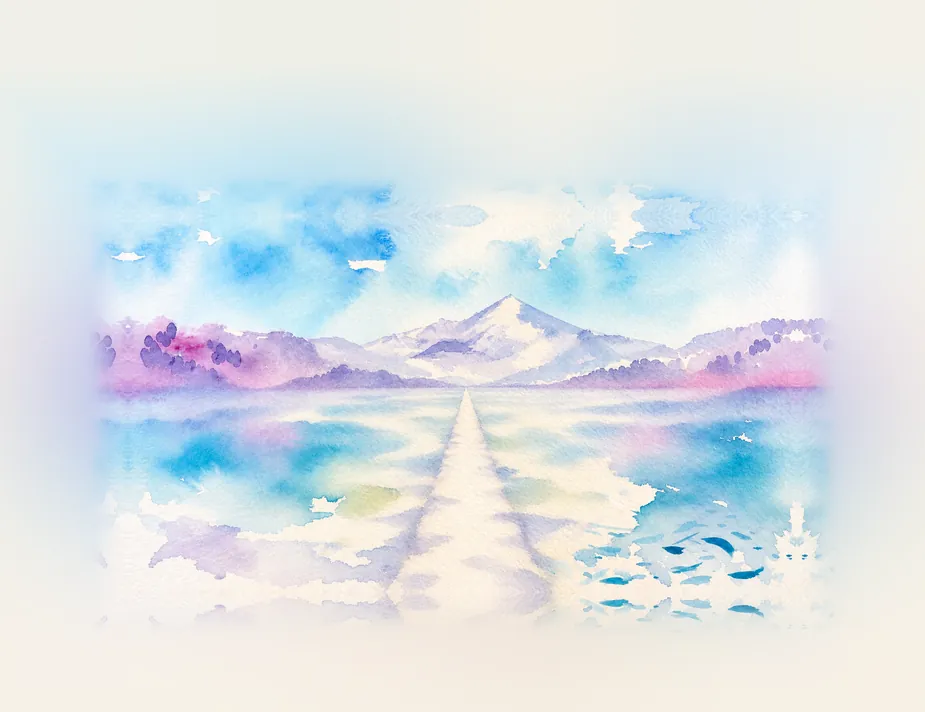
#> input picture assets/scene/backdrop-margins.webp, 925 x 712 px
$ python make_backdrop_margins.py ../assets/scene/backdrop-margins.webp ../assets/scene/backdrop-margins.webp
#> lines starting #> are read from the running program, lines starting #| are printed output that depends on the picture
"""Soft margins around the backdrop so the camera can pull back (zoom out).

Just past each edge the painting is mirrored (so there is no seam), and that
quickly melts into a soft wash that continues the edge colours outward, so
the extension reads as more sky / more paper rather than a reflection.

The page draws this small, low-resolution image first and the sharp
backdrop.webp on top of it, so only the soft margins come from here
(keeping each image small keeps drawing fast on phones).

usage: python3 tools/make_backdrop_wide.py "<background image with path.png>" assets/scene/backdrop-margins.webp
"""
import sys
import numpy as np
from PIL import Image, ImageFilter

SRC, OUT = sys.argv[1], sys.argv[2]
PAD = dict(l=320, r=320, t=540, b=300)   # must match CONFIG.backdrop.pad in scene.js

im = Image.open(SRC).convert('RGB').resize((1672, 941), Image.LANCZOS)
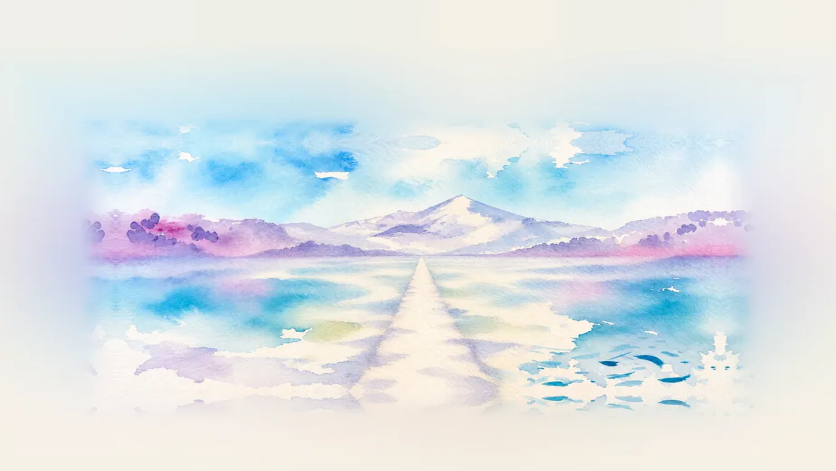
#> im: PIL image 1672x941 RGB (shown at 1/2 size); mean R, G, B 220.7, 228, 231.7
a = np.asarray(im).astype(np.float32)
mir = np.pad(a, ((PAD['t'], PAD['b']), (PAD['l'], PAD['r']), (0, 0)), mode='symmetric')
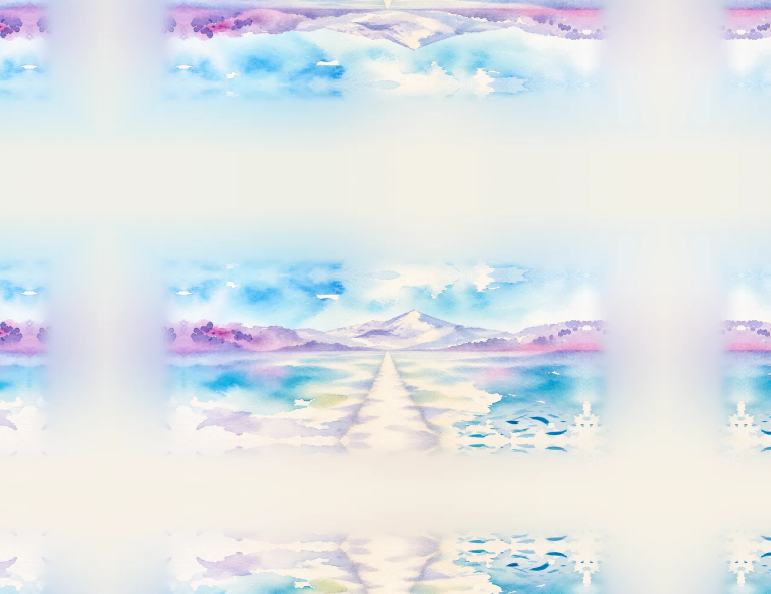
#> mir: shape (1781, 2312, 3) float32 (shown at 1/3 size); mean R, G, B 227.2, 233.1, 238.6
edge = np.pad(a, ((PAD['t'], PAD['b']), (PAD['l'], PAD['r']), (0, 0)), mode='edge')
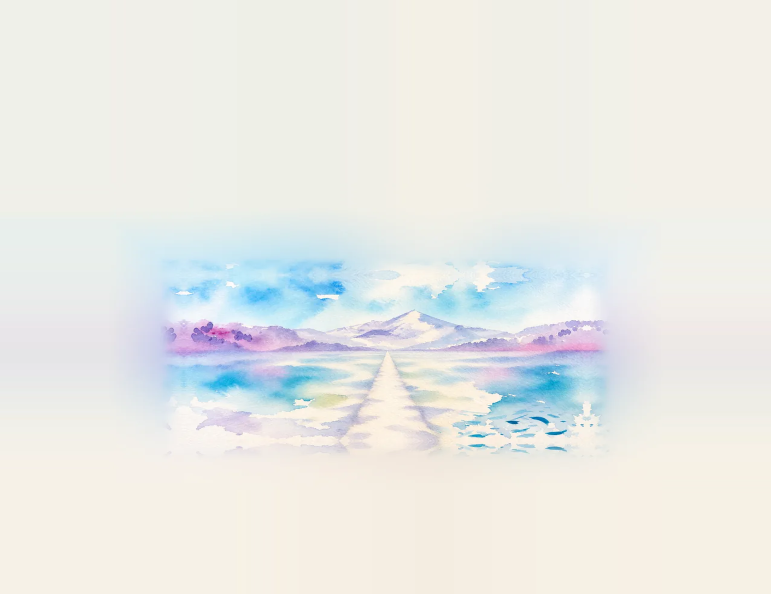
#> edge: shape (1781, 2312, 3) float32 (shown at 1/3 size); mean R, G, B 238.1, 240, 238.4
H, W = edge.shape[:2]
#> H = 1781; W = 2312
# very soft continuation of the edge colours (blurred at 1/8 size for speed)
small = Image.fromarray(edge.astype(np.uint8)).resize((W // 8, H // 8), Image.BILINEAR).filter(ImageFilter.GaussianBlur(22))
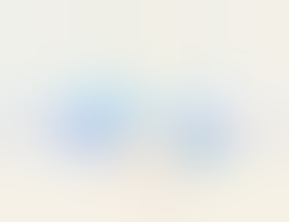
#> small: PIL image 289x222 RGB; mean R, G, B 233.6, 235, 231.4
soft = np.asarray(small.resize((W, H), Image.BICUBIC)).astype(np.float32)

y = np.arange(H)[:, None]; x = np.arange(W)[None, :]
#> after `y = np.arange(H)[:, None]`: y = 1781 values from 0 to 1780
# distance (px) outside the original painting
dy = np.maximum(PAD['t'] - y, y - (PAD['t'] + 940)).clip(0)
dx = np.maximum(PAD['l'] - x, x - (PAD['l'] + 1671)).clip(0)
d = np.maximum(dy, dx).astype(np.float32)
w = np.clip(d / 110, 0, 1)[..., None]
w = w * w * (3 - 2 * w)
# further out, the wash thins to bare paper (the site's paper colour)
PAPER = np.array([246, 241, 230], np.float32)
p = np.clip((d - 60) / 380, 0, 0.85)[..., None]
fill = soft * (1 - p) + PAPER * p
out = mir * (1 - w) + fill * w
SCALE = 0.4   # margins are soft, low resolution is plenty — must match CONFIG.backdrop.marginScale
marg = Image.fromarray(np.clip(out, 0, 255).astype(np.uint8))
marg = marg.resize((round(W * SCALE), round(H * SCALE)), Image.LANCZOS)
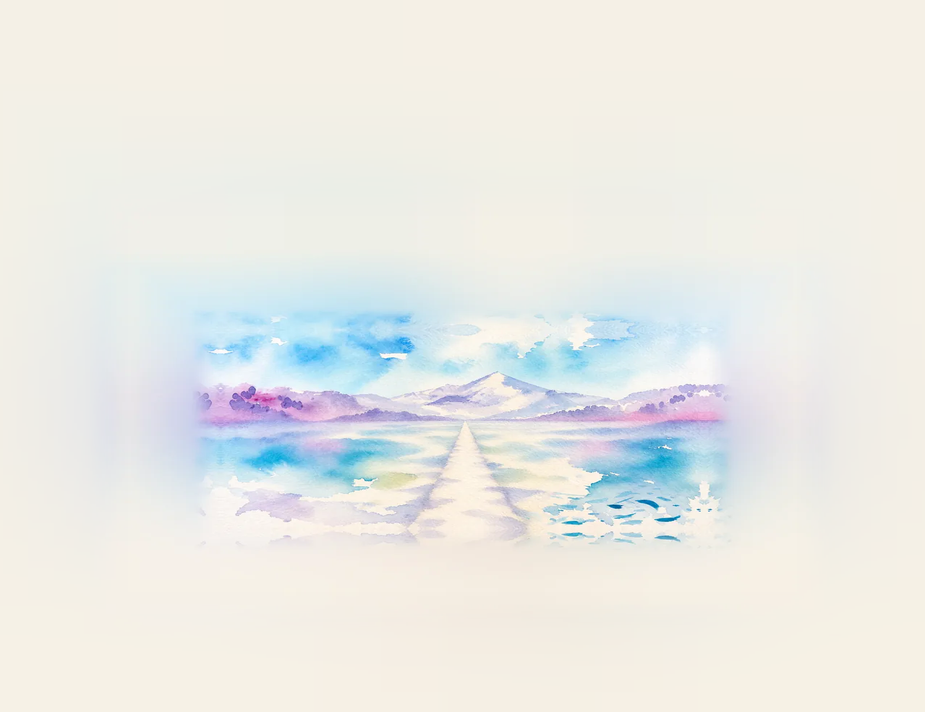
#> marg: PIL image 925x712 RGB; mean R, G, B 234.1, 234.9, 230.8
marg.save(OUT, 'WEBP', quality=80, method=6)
print('backdrop-margins', marg.size)
#| backdrop-margins (925, 712)

$ run again, with assets/scene/backdrop.webp copied over assets/scene/backdrop-margins.webp
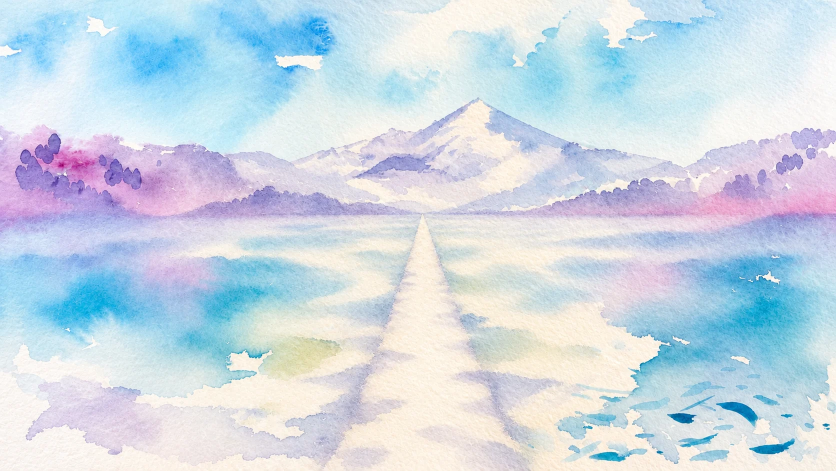
#> input picture assets/scene/backdrop.webp, 1672 x 941 px (shown at 1/2 size)
#> im is the input picture: PIL image 1672x941 RGB; mean R, G, B 204.8, 218, 229.7
#> `edge = np.pad(a, ((PAD['t'], PAD['b']), (PAD['l'], PAD['r']), (0, 0)),..`:
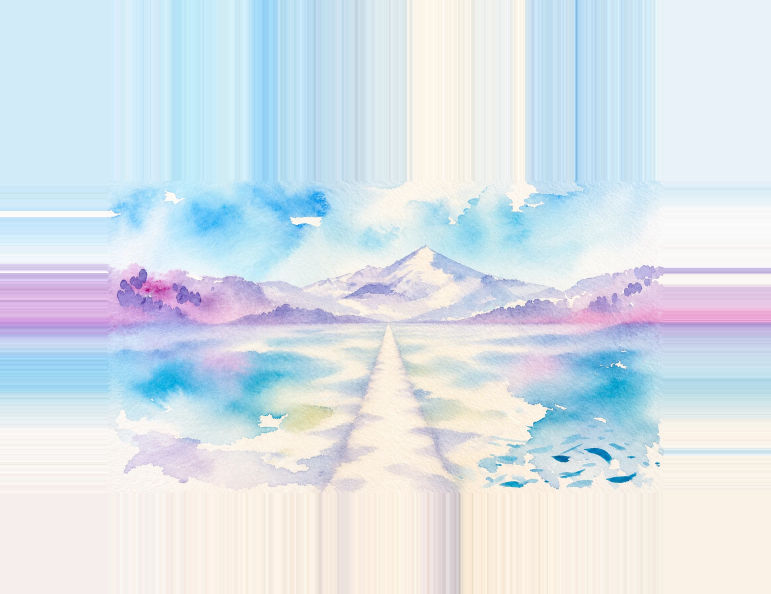
#> edge: shape (1781, 2312, 3) float32 (shown at 1/3 size); mean R, G, B 218.3, 230.7, 240.8
#> `fill = soft * (1 - p) + PAPER * p`:
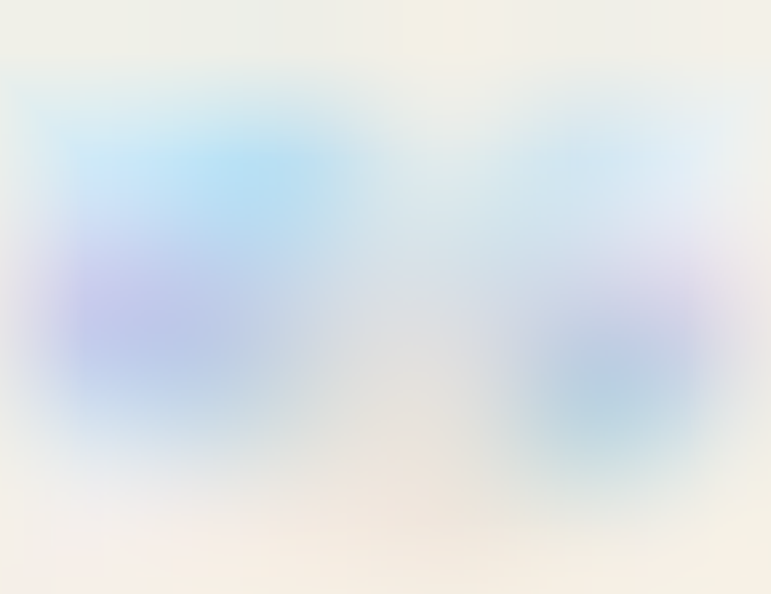
#> fill: shape (1781, 2312, 3) float32 (shown at 1/3 size); mean R, G, B 225.9, 232.8, 237.3
#| backdrop-margins (925, 712)

$ run again, with assets/scene/ground.webp copied over assets/scene/backdrop-margins.webp
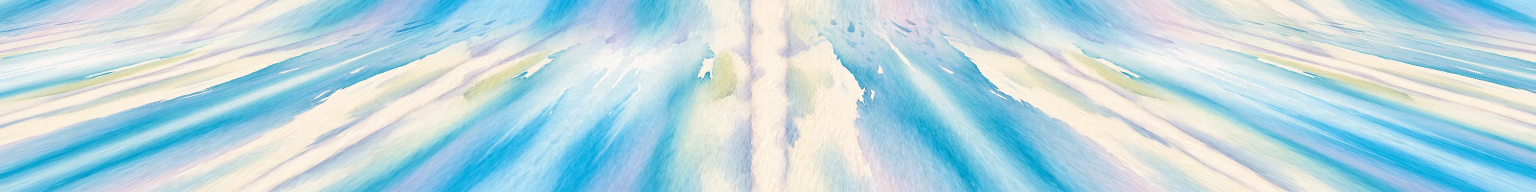
#> input picture assets/scene/ground.webp, 3072 x 384 px (shown at 1/2 size)
#> `small = Image.fromarray(edge.astype(np.uint8)).resize((W // 8, H // 8)..`:
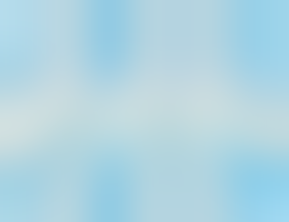
#> small: PIL image 289x222 RGB; mean R, G, B 176.7, 212.9, 225.6
#> `marg = marg.resize((round(W * SCALE), round(H * SCALE)), Image.LANCZOS)`:
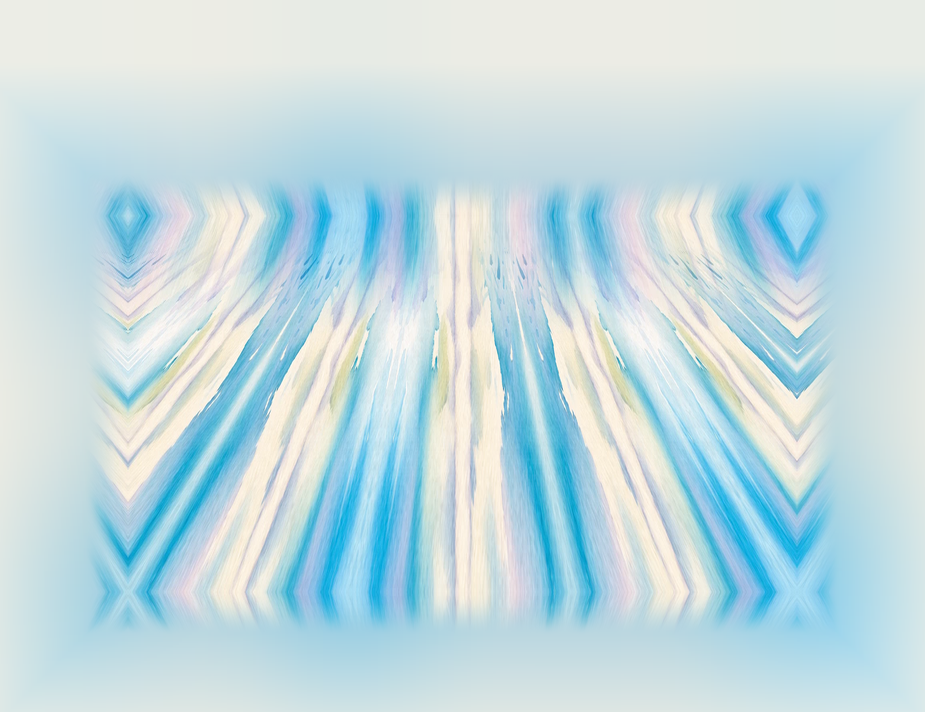
#> marg: PIL image 925x712 RGB; mean R, G, B 194.8, 219.7, 225.7
#| backdrop-margins (925, 712)

$ run again, with assets/scene/tree-1-sm.webp copied over assets/scene/backdrop-margins.webp
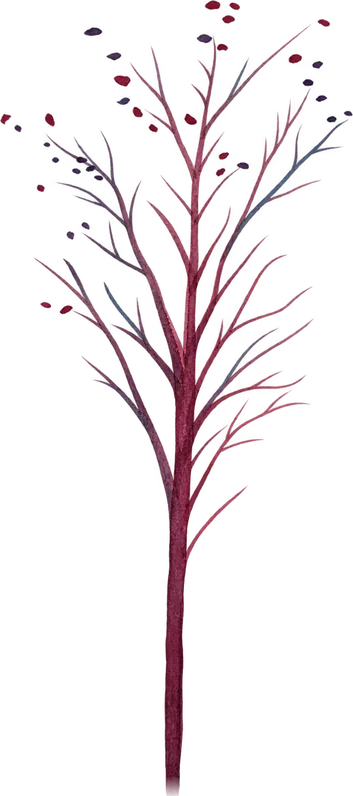
#> input picture assets/scene/tree-1-sm.webp, 353 x 796 px
#> `soft = np.asarray(small.resize((W, H), Image.BICUBIC)).astype(np.float..`:
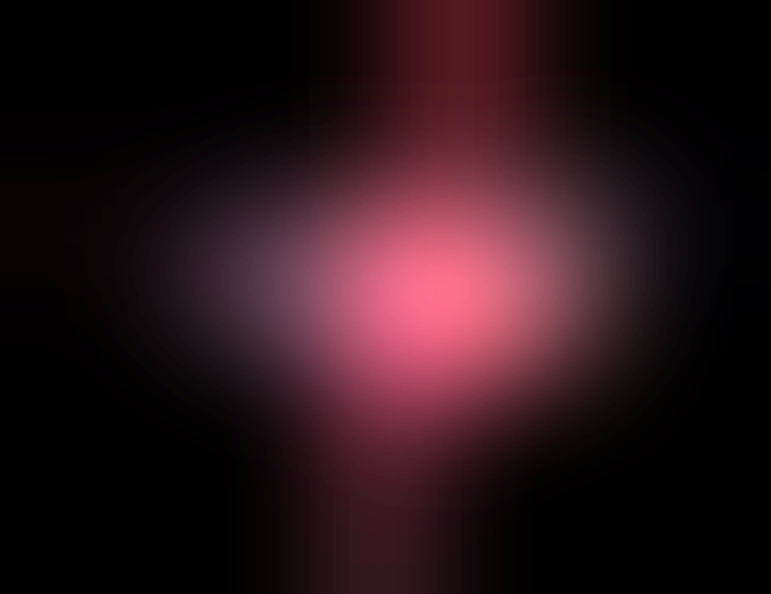
#> soft: shape (1781, 2312, 3) float32 (shown at 1/3 size); mean R, G, B 13.9, 6.6, 8.4; drawn with min black and max white
#> `marg = marg.resize((round(W * SCALE), round(H * SCALE)), Image.LANCZOS)`:
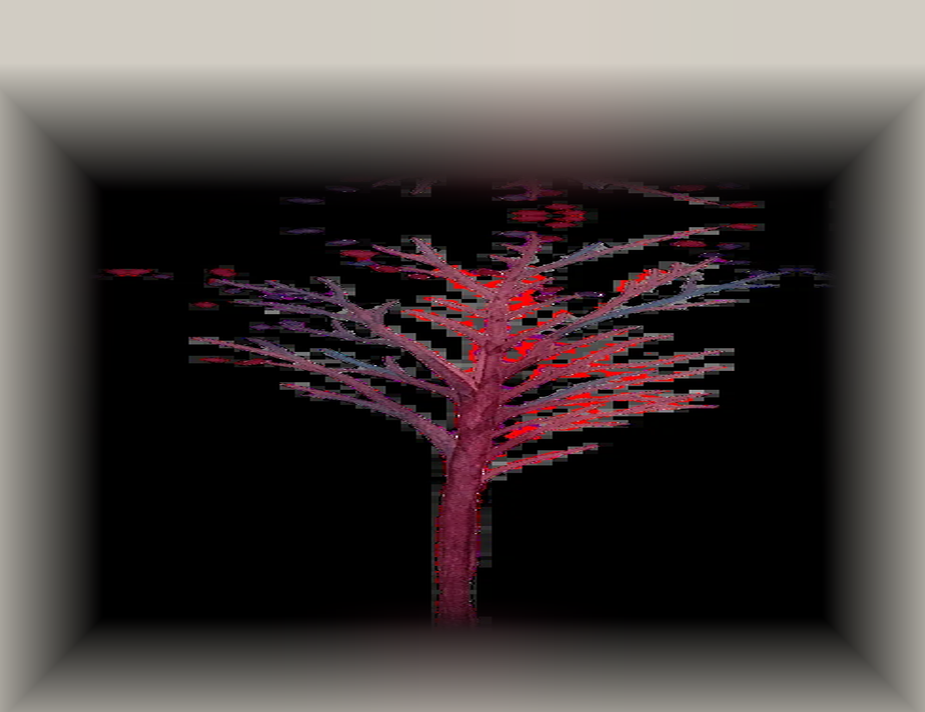
#> marg: PIL image 925x712 RGB; mean R, G, B 74.2, 66.1, 65.3
#| backdrop-margins (925, 712)
